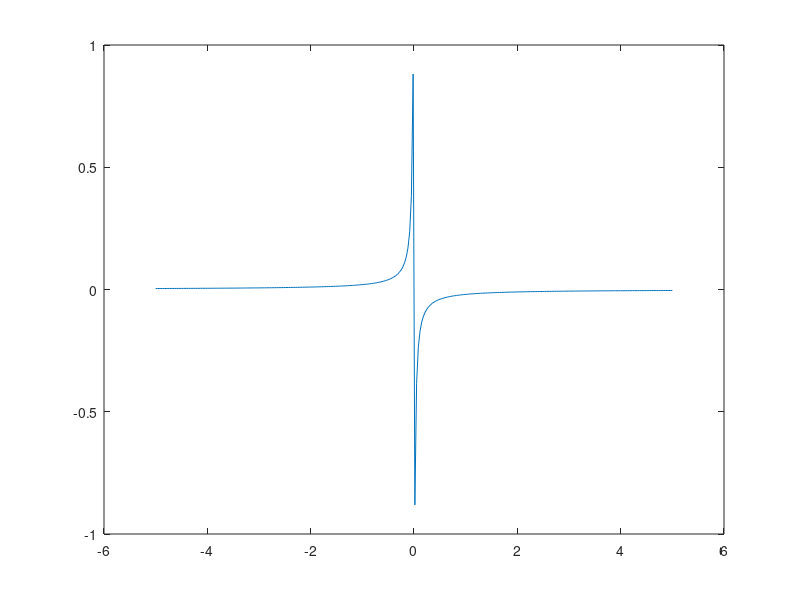

The MATLAB script that drew this image:
clc; 
close all;

mu_stat = 1.0;
mu_kin = 0.0; 
alpha = sqrt(mu_stat*(mu_stat-mu_kin));
nfric = 100; 
eps = 1e-4; 

npt = 300; 
dU = linspace(-5,5,npt)';

mu = (-mu_kin*dU.*sqrt(dU.^2+eps/nfric^2)-2*alpha/nfric*dU)./(dU.^2+1/nfric^2); 

plot(dU,mu)